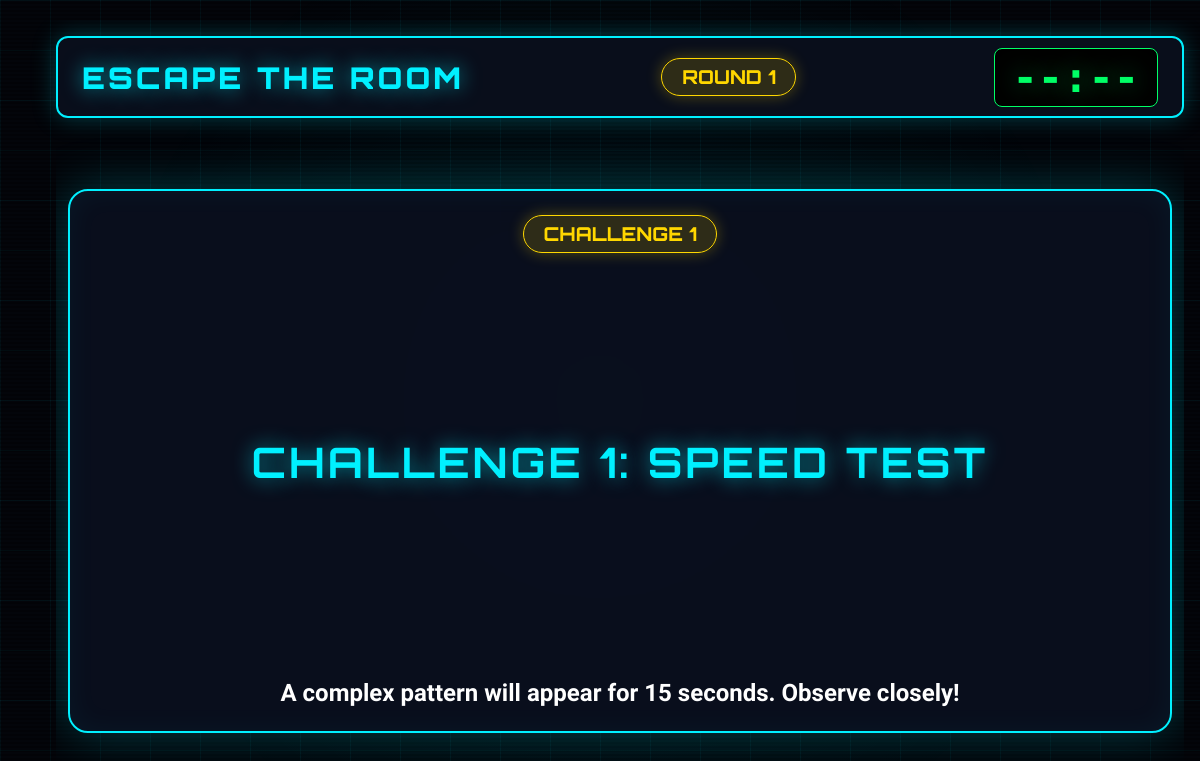
The page /projector/challenge on the database its author committed.
### tables this page shows
CREATE TABLE challenges (
    id INTEGER PRIMARY KEY AUTOINCREMENT,
    round_id INTEGER NOT NULL,
    mission_id INTEGER DEFAULT 1,
    challenge_key TEXT UNIQUE NOT NULL,
    title TEXT NOT NULL,
    description TEXT,
    challenge_type TEXT NOT NULL, -- SPEED_TEST, NUMBER_PATTERN, NO_SUBMISSION_TRAP, MEMORY_ATTACK, SECRET_MATRIX, CLASSROOM_OBSERVATION, MULTI_STEP_TRAP, CORRECTION_WINDOW, HOST_STORY, INVESTIGATION, PROJECTOR_GLITCH, CIPHER_ROOM, DOUBLE_AGENT, LOCK_CHAIN, GAMBLE_WAGER, FINAL_60
    duration_sec INTEGER NOT NULL DEFAULT 60,
    correct_answer TEXT,
    expected_action TEXT DEFAULT 'SUBMIT_ANSWER', -- SUBMIT_ANSWER, NO_SUBMISSION, SELECT_OPTION, ENTER_CODE, CHOOSE_WAGER
    base_points INTEGER NOT NULL DEFAULT 10,
    speed_bonus_points INTEGER NOT NULL DEFAULT 0,
    penalty_points INTEGER NOT NULL DEFAULT 0,
    difficulty TEXT NOT NULL DEFAULT 'EASY', -- EASY, MEDIUM, HARD, MONSTER
    display_data_json TEXT,
    options_json TEXT,
    order_index INTEGER NOT NULL DEFAULT 1,
    FOREIGN KEY (round_id) REFERENCES rounds (id)
);

### routes/projector_routes.py (the view)
@projector_bp.route('/challenge')
def challenge():
    state = RoundManager.get_current_state()
    return render_template('projector/challenge.html', state=state)

### database.py (called while the page is built)
def get_db():
    os.makedirs(os.path.dirname(DATABASE_PATH), exist_ok=True)
    conn = sqlite3.connect(DATABASE_PATH, timeout=15)
    conn.row_factory = sqlite3.Row
    conn.execute("PRAGMA foreign_keys = ON;")
    return conn

def query_db(query, args=(), one=False):
    conn = get_db()
    try:
        cur = conn.cursor()
        cur.execute(query, args)
        rv = cur.fetchall()
        return (rv[0] if rv else None) if one else rv
    finally:
        conn.close()

### templates/projector/challenge.html (shortened to what this page needs)
{% extends "base.html" %}
{% block body_class %}projector-body{% endblock %}
{% block extra_css %}<link rel="stylesheet" href="{{ url_for('static', filename='css/projector.css') }}">{% endblock %}
{% block content %}
<div class="projector-viewport">
    <div class="hud-top-bar">
        <div class="hud-brand">
            <span class="hud-title">ESCAPE THE ROOM</span>
        </div>
        <div class="hud-round-badge">ROUND {{ state.current_round }}</div>
        <div class="hud-timer-box">
            <span class="timer-digits" id="proj-timer">--:--</span>
        </div>
    </div>
    <div class="projector-stage">
        {% if state.active_challenge %}
        <div class="proj-challenge-box">
            <span class="hud-round-badge">CHALLENGE {{ state.active_challenge.order_index }}</span>
            <h1 class="proj-challenge-title">{{ state.active_challenge.title }}</h1>
            <p class="proj-challenge-desc">{{ state.active_challenge.description }}</p>
        </div>
        {% else %}
        <h2>NO ACTIVE CHALLENGE</h2>
        {% endif %}
    </div>
</div>
{% endblock %}

### static/css/global.css (style rules this page uses)
:root { --bg-dark: #04060c; --bg-panel: rgba(10, 15, 29, 0.9); --bg-card: rgba(15, 23, 42, 0.95); --cyan: #00f0ff; --cyan-glow: 0 0 25px rgba(0, 240, 255, 0.6); --cyan-border: rgba(0, 240, 255, 0.5); --magenta: #ff0055; --magenta-glow: 0 0 25px rgba(255, 0, 85, 0.6); --magenta-border: rgba(255, 0, 85, 0.5); --gold: #ffd700; --gold-glow: 0 0 25px rgba(255, 215, 0, 0.6); --gold-border: rgba(255, 215, 0, 0.5); --green: #00ff66; --green-glow: 0 0 25px rgba(0, 255, 102, 0.6); --green-border: rgba(0, 255, 102, 0.5); --red: #ff2a44; --red-glow: 0 0 25px rgba(255, 42, 68, 0.6); --text-main: #f8fafc; --text-muted: #94a3b8; --border-hud: rgba(0, 240, 255, 0.3); --font-title: 'Orbitron', sans-serif; --font-sub: 'Rajdhani', sans-serif; --font-mono: 'Share Tech Mono', monospace; --font-sans: 'Inter', sans-serif; }
* { box-sizing: border-box; margin: 0; padding: 0; }
body { background-color: var(--bg-dark); color: var(--text-main); font-family: var(--font-sans); min-height: 100vh; overflow-x: hidden; }
h1, h2, h3, h4 { font-family: var(--font-title); letter-spacing: 2px; text-transform: uppercase; }

### static/css/projector.css (style rules this page uses)
body.projector-body { background-color: #03050a; width: 100vw; height: 100vh; overflow: hidden; margin: 0; padding: 0; user-select: none; }
.projector-viewport { width: 100vw; height: 100vh; max-width: 100vw; max-height: 100vh; display: grid; grid-template-rows: min-content 1fr min-content; padding: 2vh 3vw; box-sizing: border-box; position: relative; overflow: hidden; }
.hud-top-bar { display: flex; justify-content: space-between; align-items: center; background: rgba(10, 15, 29, 0.95); border: 2px solid var(--accent, var(--cyan)); border-radius: 12px; padding: 1.2vh 2vw; box-shadow: 0 0 25px rgba(0, 240, 255, 0.25); backdrop-filter: blur(10px); }
.hud-brand { display: flex; align-items: baseline; gap: 15px; }
.hud-title { font-family: var(--font-title); font-size: clamp(1.4rem, 2.5vw, 2.4rem); font-weight: 900; color: var(--accent, var(--cyan)); text-shadow: 0 0 20px rgba(0, 240, 255, 0.6); letter-spacing: 3px; }
.hud-round-badge { font-family: var(--font-title); font-size: clamp(0.9rem, 1.6vw, 1.5rem); font-weight: 800; color: var(--gold); background: rgba(255, 215, 0, 0.15); padding: 6px 20px; border-radius: 30px; border: 1px solid var(--gold); box-shadow: 0 0 15px rgba(255, 215, 0, 0.3); }
.hud-timer-box { display: flex; align-items: center; gap: 12px; }
.timer-digits { font-family: var(--font-mono); font-size: clamp(2rem, 3.5vw, 3.8rem); font-weight: 900; color: var(--green); text-shadow: var(--green-glow); background: #000; padding: 4px 18px; border-radius: 8px; border: 1px solid var(--green); }
.projector-stage { display: flex; flex-direction: column; justify-content: center; align-items: center; text-align: center; padding: 1.5vh 0; height: 100%; overflow: hidden; }
.proj-challenge-box { width: 92vw; height: 68vh; background: rgba(10, 15, 30, 0.95); border: 2px solid var(--accent, var(--cyan)); border-radius: 20px; padding: 3vh 3vw; box-shadow: 0 0 50px rgba(0, 240, 255, 0.25), inset 0 0 30px rgba(0, 240, 255, 0.05); display: flex; flex-direction: column; justify-content: space-between; align-items: center; position: relative; backdrop-filter: blur(20px); }
.proj-challenge-title { font-size: clamp(1.8rem, 3.5vw, 3.2rem); color: var(--accent, var(--cyan)); text-shadow: 0 0 20px rgba(0, 240, 255, 0.6); letter-spacing: 3px; }
.proj-challenge-desc { font-family: var(--font-sub); font-size: clamp(1.2rem, 2vw, 2rem); color: #fff; margin-top: 1vh; font-weight: 600; }

### rows shown on the page
challenges: active_challenge.order_index "1", active_challenge "CHALLENGE 1: SPEED TEST", active_challenge.description "A complex pattern will appear for 15 seconds. Observe closely!"

### other values the page prints
{{ state.current_round }} "1"
